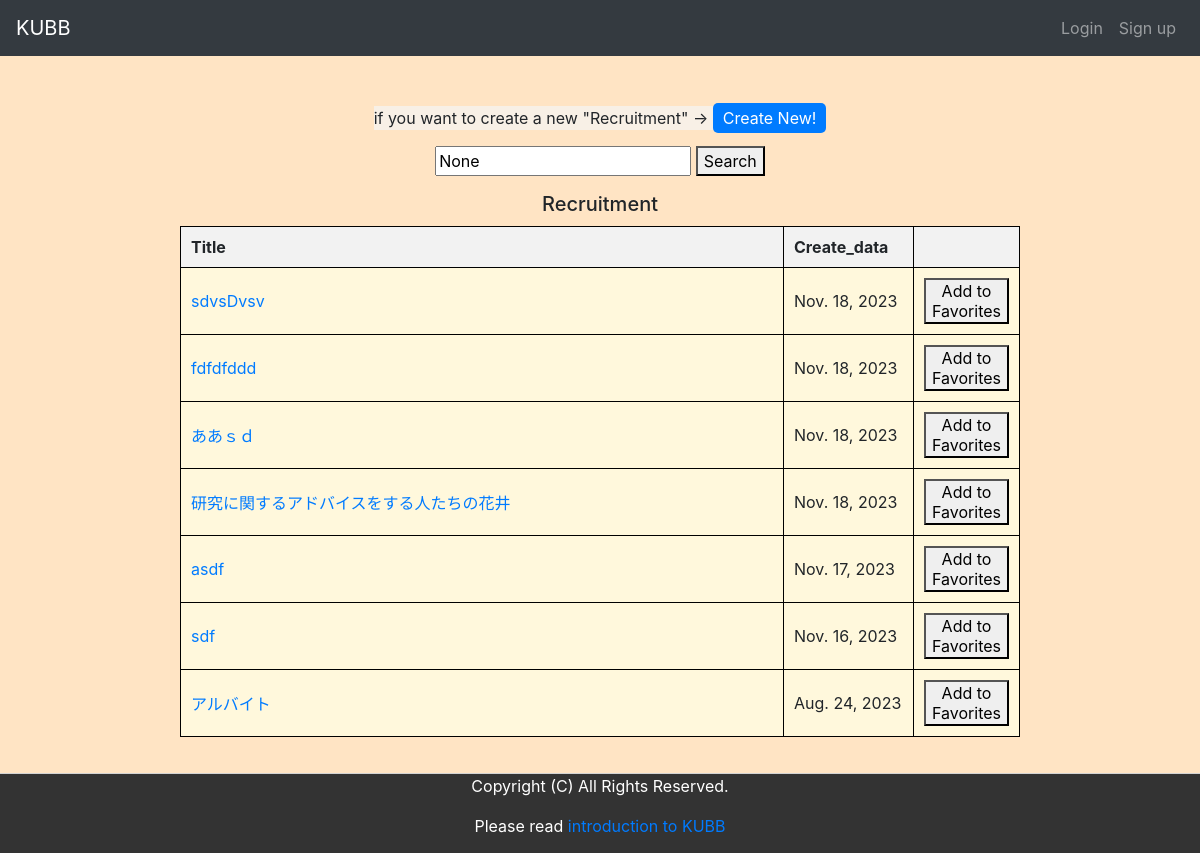
/recruitment_search, run on an earlier commit of the app's database.
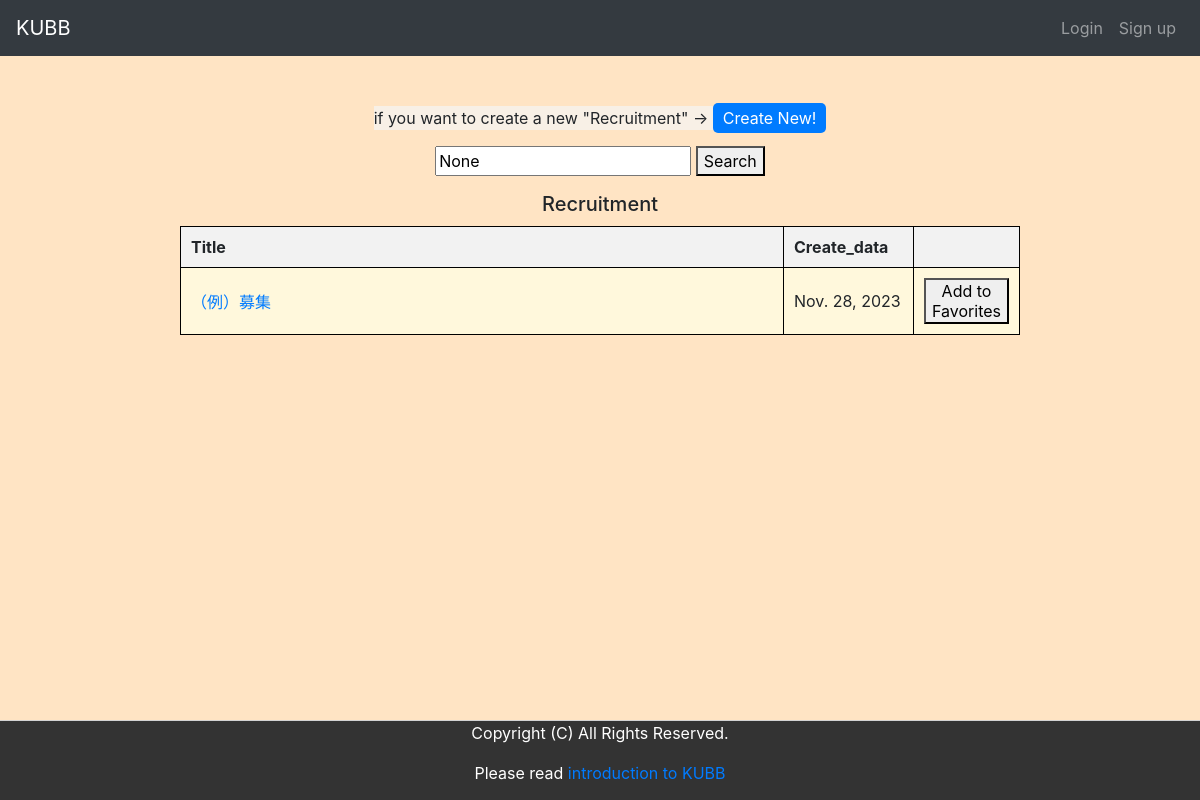
And on a later commit of the database.
### dream/models.py (models this page shows, shortened)
class Recruitment(models.Model):
    title = models.CharField(max_length=50,unique=True)
    body = models.CharField(max_length=200)
    adress = models.CharField(max_length=20,blank=False,default='adress')
    create_date = models.DateField( auto_now=True)
    tags = models.ManyToManyField(Recruitment_Tag, blank=True)
    author = models.CharField(max_length=50, blank=True)

### dream/views.py (the view)
# urls.py: path('recruitment_search', views.recruitment_search, name='recruitment_search'),
def recruitment_search(request):
    keyword = request.GET.get("keyword")
    data =Recruitment.objects.all()
    queryset="a"
    error_message="a"
    list = []
    for da in data:
        search = da.title
        list.append(search)
    if keyword in list:
            queryset = "b"
    else:
            error_message = "That title does not exist."
    all_data = Recruitment.objects.all().order_by('-create_date')
    context = {
        "queryset":queryset,
        "all_data" :all_data,
        "keyword": keyword,
        "error_message":error_message,
    }
    return render(request, "dream/recruitment_list.html", context)

### dream/templates/dream/recruitment_list.html (shortened to what this page needs)
{% extends "dream/base.html" %}
{% block content %}
<div class="gray-box">
    <div class="center-content">
        <span class="create">if you want to create a new "Recruitment" → <a href="{% url 'dream:recruitment_create' %}" class="create-button">Create New!</a></span>
            <form method="get" action="{% url 'dream:recruitment_search' %}">
                <input type="text" name="keyword" value="{{ keyword }}" placeholder="Search...">
                <button type="submit">Search</button>
            </form>
           <table>
                <h1>Recruitment</h1>
                <tr>
                    <th>Title</th>
                    <th style="width: 130px;">Create_data</th>
                    <th style="width: 60px;"></th>
                <tr>
                {% for i in all_data %}
                <tr>
                    <td><a href="{% url 'dream:detail' title=i.title %}" >{{ i.title }}</a></td>
                    <td>{{ i.create_date }}</td>
                    <td><form action="{% url 'dream:recruitment_like' room_name=i.title %}" method="POST">
                            <button type="submit" class="favorite_button">Add to Favorites</button>
                        </form>
                    </td>
                </tr>
                {% endfor %}
            </table>
    </div>
</div>
{% endblock %}

What changed in the data, as far as the page shows it:
removed Recruitment: title "sdvsDvsv", create_date "Nov. 18, 2023"
removed Recruitment: title "fdfdfddd", create_date "Nov. 18, 2023"
removed Recruitment: title "ああｓｄ", create_date "Nov. 18, 2023"
removed Recruitment: title "研究に関するアドバイスをする人たちの花井", create_date "Nov. 18, 2023"
removed Recruitment: title "asdf", create_date "Nov. 17, 2023"
removed Recruitment: title "sdf", create_date "Nov. 16, 2023"
removed Recruitment: title "アルバイト", create_date "Aug. 24, 2023"
added Recruitment: title "（例）募集", create_date "Nov. 28, 2023"
